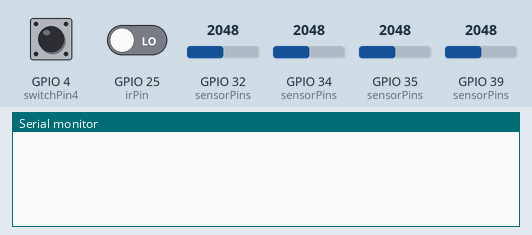
Bench run of a sketch on a simulated ESP32. Parts: the last lines printed to the serial monitor. Inputs (shaded band) come from the test bench; at power-on: GPIO 4 (switchPin4) HIGH, GPIO 32 (sensorPins) = 2048, GPIO 34 (sensorPins) = 2048, GPIO 35 (sensorPins) = 2048, GPIO 39 (sensorPins) = 2048, GPIO 25 (irPin) LOW. WiFi joins after 1.5 s; servers stay silent unless stated.

Above: at 4.0 s.
4.1 s: GPIO 4 (switchPin4) pulled LOW for 0.15 s
At 5.2 s:
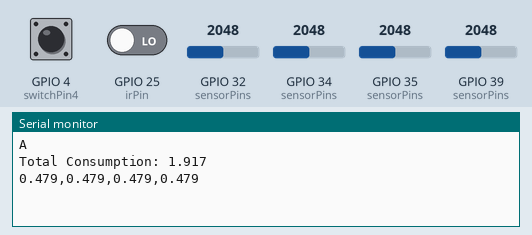
5.9 s: GPIO 32 (sensorPins) set to 2866
At 7.2 s:
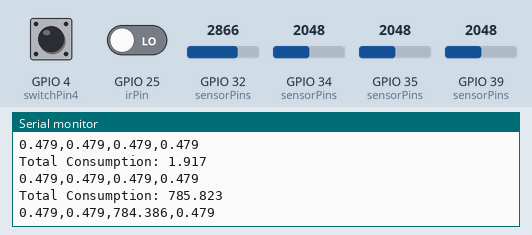
7.4 s: GPIO 34 (sensorPins) set to 2866
At 8.2 s:
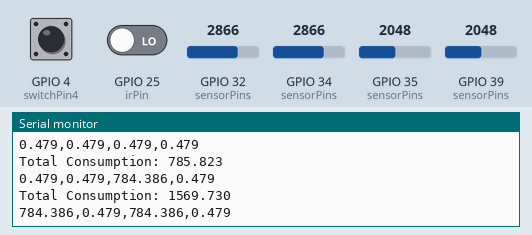
8.9 s: GPIO 35 (sensorPins) set to 2866
At 10.1 s:
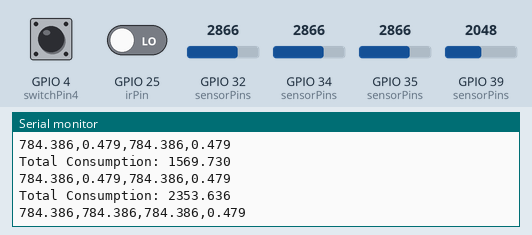
10.4 s: GPIO 39 (sensorPins) set to 2866
At 11.0 s:
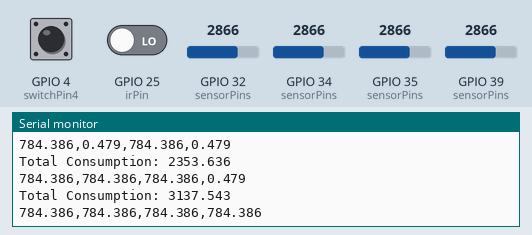
11.9 s: GPIO 32 (sensorPins) set to 3972
At 13.2 s:
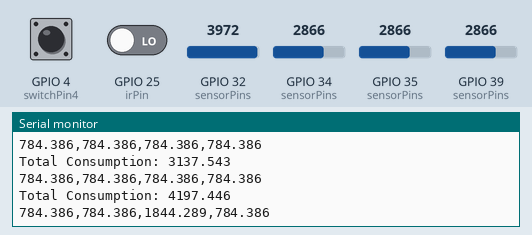
Timing chart, 0 to 14.4 s (numbered marks = the images above; inputs shaded):
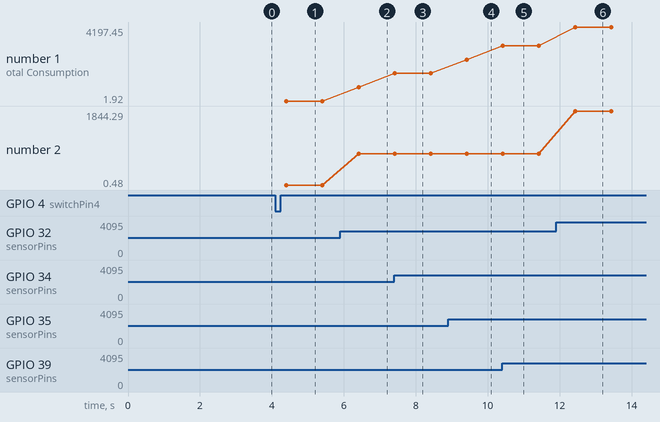

The sketch:

ESP32_IOT_Energy_Gard_Shingames.ino
```cpp
#define BLYNK_TEMPLATE_ID "TMPL4rmwiLFqh"
#define BLYNK_TEMPLATE_NAME "IoT Energy Guard"
#define BLYNK_AUTH_TOKEN "gBtkOsEL-vg-gi3pJNl168LDgj0GM068"
#define BLYNK_PRINT Serial

#include <WiFi.h>
#include <WiFiClient.h>
#include <BlynkSimpleEsp32.h>

// WiFi Credentials
char auth[] = BLYNK_AUTH_TOKEN;
char ssid[] = "NCD";
char pass[] = "N123456n";

// Pins for switches and ACS712 sensors
const int switchPins[] = { 13, 2, 5, 12 };  // GPIO pins connected to switches
const int sensorPins[] = {34, 35, 32, 39}; // Analog input pins for ACS712
const int switchPin4 = 4;                   // Pin for toggle switch
const int irPin = 25;                       // Pin for IR sensor

// Virtual pins for Blynk
const int gaugePins[] = {V0, V2, V5, V12};
const int statusPin = V1;             // Virtual pin for IR sensor status
const int totalConsumptionPin = V20;  // Virtual pin for total consumption
const int nextDayPin = V30;
const int nextWeekPin = V31;
const int nextMonthPin = V32;

// ACS712 parameters
const float sensitivity = 0.185; // Sensitivity for 5A module (adjust based on your ACS712 model)
const int adcMax = 4095;         // ESP32 ADC resolution
const float vRef = 3.3;          // ESP32 ADC reference voltage
const float offset = vRef / 2;   // Midpoint voltage

// Flags
bool startPrintingData = false;
bool sentA = false;
bool lastSwitchState = HIGH;  // To track previous switch state

// Function to read current from ACS712 sensor
float readCurrent(int pin) {
  float voltage = (analogRead(pin) * vRef) / adcMax; // Convert ADC reading to voltage
  float current = (voltage - offset) / sensitivity;  // Convert voltage to current using sensitivity
  return abs(current); // Return absolute value to avoid negative readings
}

void setup() {
  Serial.begin(115200);
  Blynk.begin(auth, ssid, pass, "blynk.cloud", 80);
  delay(1000);

  // Set up switch pins as inputs
  for (int i = 0; i < 4; i++) {
    pinMode(switchPins[i], INPUT_PULLUP);
  }
  pinMode(switchPin4, INPUT_PULLUP);
  pinMode(irPin, INPUT);
}

void loop() {
  Blynk.run();

  int switchState = digitalRead(switchPin4);
  if (switchState == LOW && lastSwitchState == HIGH) {
    sentA = !sentA;
    startPrintingData = !startPrintingData;
    Serial.println("A");
    delay(300);
  }
  lastSwitchState = switchState;

  if (startPrintingData) {
    int irState = digitalRead(irPin);
    Blynk.virtualWrite(statusPin, irState == LOW ? "There is someone " : " empty room ");

    float totalConsumption = 0.0;
    String valuesToPrint = "";

    for (int i = 0; i < 4; i++) {
      float current = readCurrent(sensorPins[i]);
      float power = current * 220.0; // Assume 220V for power calculation

      // Send the calculated power consumption to Blynk for each device
      // This represents the real-time power consumption of the device connected to each ACS712 sensor
      Blynk.virtualWrite(gaugePins[i], power);
      valuesToPrint += String(power, 3) + ",";
      totalConsumption += power;
    }

    Blynk.virtualWrite(totalConsumptionPin, totalConsumption);
    Serial.print("Total Consumption: ");
    Serial.println(totalConsumption, 3);

    valuesToPrint.remove(valuesToPrint.length() - 1);
    Serial.println(valuesToPrint);

    if (Serial.available()) {
      String receivedData = Serial.readStringUntil('\n');
      receivedData.trim();
      int firstComma = receivedData.indexOf(',');
      int secondComma = receivedData.indexOf(',', firstComma + 1);

      if (firstComma != -1 && secondComma != -1) {
        double nextDay = receivedData.substring(0, firstComma).toFloat();
        double nextWeek = receivedData.substring(firstComma + 1, secondComma).toFloat();
        double nextMonth = receivedData.substring(secondComma + 1).toFloat();

        Blynk.virtualWrite(nextDayPin, nextDay);
        Blynk.virtualWrite(nextWeekPin, nextWeek);
        Blynk.virtualWrite(nextMonthPin, nextMonth);
      }
    }
    delay(1000);
  }
}
```

Measured:
- after the input at 4.1 s, the serial monitor: prints a new line at once (image 1)
- after the input at 5.9 s, the serial monitor: prints a new line after 0.51 s (image 2)
- after the input at 7.4 s, the serial monitor: prints a new line at once (image 3)
- after the input at 8.9 s, the serial monitor: prints a new line after 0.52 s (image 4)
- after the input at 10.4 s, the serial monitor: prints a new line at once (image 5)
- after the input at 11.9 s, the serial monitor: prints a new line after 0.53 s (image 6)
- plotted number 1: 1.92 → 785.82 after the input at 5.9 s, 785.82 → 1569.73 after the input at 7.4 s, 1569.73 → 2353.64 after the input at 8.9 s, 2353.64 → 3137.54 after the input at 10.4 s, 3137.54 → 4197.45 after the input at 11.9 s
- plotted number 2: 0.48 → 784.39 after the input at 5.9 s, 784.39 → 1844.29 after the input at 11.9 s
